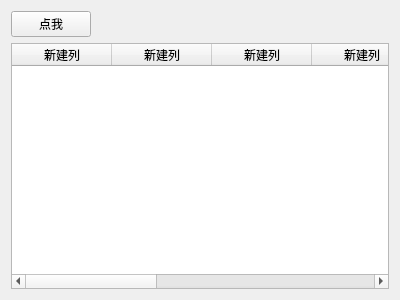
<?xml version="1.0" encoding="UTF-8"?>
<ui version="4.0">
 <class>Widget</class>
 <widget class="QWidget" name="Widget">
  <property name="geometry">
   <rect>
    <x>0</x>
    <y>0</y>
    <width>400</width>
    <height>300</height>
   </rect>
  </property>
  <property name="windowTitle">
   <string>Form</string>
  </property>
  <layout class="QVBoxLayout" name="verticalLayout">
   <item>
    <layout class="QHBoxLayout" name="horizontalLayout">
     <item>
      <widget class="QPushButton" name="pushButton">
       <property name="text">
        <string>点我</string>
       </property>
      </widget>
     </item>
     <item>
      <spacer name="horizontalSpacer">
       <property name="orientation">
        <enum>Qt::Horizontal</enum>
       </property>
       <property name="sizeHint" stdset="0">
        <size>
         <width>40</width>
         <height>20</height>
        </size>
       </property>
      </spacer>
     </item>
    </layout>
   </item>
   <item>
    <widget class="QTableWidget" name="tableWidget">
     <column>
      <property name="text">
       <string>新建列</string>
      </property>
     </column>
     <column>
      <property name="text">
       <string>新建列</string>
      </property>
     </column>
     <column>
      <property name="text">
       <string>新建列</string>
      </property>
     </column>
     <column>
      <property name="text">
       <string>新建列</string>
      </property>
     </column>
     <column>
      <property name="text">
       <string>新建列</string>
      </property>
     </column>
     <column>
      <property name="text">
       <string>新建列</string>
      </property>
     </column>
     <column>
      <property name="text">
       <string>新建列</string>
      </property>
     </column>
     <column>
      <property name="text">
       <string>新建列</string>
      </property>
     </column>
    </widget>
   </item>
  </layout>
 </widget>
 <resources/>
 <connections/>
</ui>
